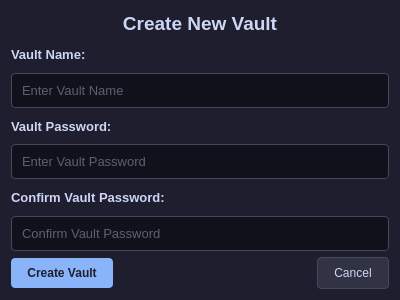
<?xml version="1.0" encoding="UTF-8"?>
<ui version="4.0">
 <class>Dialog</class>
 <widget class="QDialog" name="Dialog">
  <property name="geometry">
   <rect>
    <x>0</x>
    <y>0</y>
    <width>400</width>
    <height>300</height>
   </rect>
  </property>
  <property name="minimumSize">
   <size>
    <width>0</width>
    <height>284</height>
   </size>
  </property>
  <property name="maximumSize">
   <size>
    <width>400</width>
    <height>350</height>
   </size>
  </property>
  <property name="windowTitle">
   <string>Create New Vault</string>
  </property>
  <property name="windowIcon">
   <iconset>
    <normaloff>../../SiriusVault/src/ico/siriusvault.ico</normaloff>../../SiriusVault/src/ico/siriusvault.ico</iconset>
  </property>
  <property name="styleSheet">
   <string notr="true">QDialog {
    background-color: #1e1e2e;
    color: #cdd6f4;
    font-family: &quot;Segoe UI&quot;;
}</string>
  </property>
  <layout class="QVBoxLayout" name="verticalLayout">
   <item>
    <widget class="QLabel" name="label">
     <property name="styleSheet">
      <string notr="true">QLabel {
    color: #cdd6f4;
    font-size: 14pt;
    font-weight: bold;
}</string>
     </property>
     <property name="text">
      <string>Create New Vault</string>
     </property>
     <property name="alignment">
      <set>Qt::AlignCenter</set>
     </property>
    </widget>
   </item>
   <item>
    <widget class="QLabel" name="label_2">
     <property name="styleSheet">
      <string notr="true">QLabel {
    color: #cdd6f4;
    font-size: 10pt;
    font-weight: bold;
}</string>
     </property>
     <property name="text">
      <string>Vault Name:</string>
     </property>
    </widget>
   </item>
   <item>
    <widget class="QLineEdit" name="input_dialog_vname">
     <property name="styleSheet">
      <string notr="true">QLineEdit {
    background-color: #11111b;
    border: 1px solid #45475a;
    border-radius: 4px;
    color: #a6adc8;
    padding: 8px;
    font-size: 10pt;
}

QLineEdit:focus {
    border: 1px solid #89b4fa;
}</string>
     </property>
     <property name="placeholderText">
      <string>Enter Vault Name</string>
     </property>
    </widget>
   </item>
   <item>
    <widget class="QLabel" name="label_3">
     <property name="styleSheet">
      <string notr="true">QLabel {
    color: #cdd6f4;
    font-size: 10pt;
    font-weight: bold;
}</string>
     </property>
     <property name="text">
      <string>Vault Password:</string>
     </property>
    </widget>
   </item>
   <item>
    <widget class="QLineEdit" name="input_dialog_vpassword">
     <property name="styleSheet">
      <string notr="true">QLineEdit {
    background-color: #11111b;
    border: 1px solid #45475a;
    border-radius: 4px;
    color: #a6adc8;
    padding: 8px;
    font-size: 10pt;
}

QLineEdit:focus {
    border: 1px solid #89b4fa;
}</string>
     </property>
     <property name="echoMode">
      <enum>QLineEdit::Password</enum>
     </property>
     <property name="placeholderText">
      <string>Enter Vault Password</string>
     </property>
    </widget>
   </item>
   <item>
    <widget class="QLabel" name="label_4">
     <property name="styleSheet">
      <string notr="true">QLabel {
    color: #cdd6f4;
    font-size: 10pt;
    font-weight: bold;
}</string>
     </property>
     <property name="text">
      <string>Confirm Vault Password:</string>
     </property>
    </widget>
   </item>
   <item>
    <widget class="QLineEdit" name="input_dialog_vcpassword">
     <property name="styleSheet">
      <string notr="true">QLineEdit {
    background-color: #11111b;
    border: 1px solid #45475a;
    border-radius: 4px;
    color: #a6adc8;
    padding: 8px;
    font-size: 10pt;
}

QLineEdit:focus {
    border: 1px solid #89b4fa;
}</string>
     </property>
     <property name="echoMode">
      <enum>QLineEdit::Password</enum>
     </property>
     <property name="placeholderText">
      <string>Confirm Vault Password</string>
     </property>
    </widget>
   </item>
   <item>
    <layout class="QHBoxLayout" name="horizontalLayout">
     <item>
      <widget class="QPushButton" name="btn_dialog_vCreate_create">
       <property name="styleSheet">
        <string notr="true">QPushButton {
    background-color: #89b4fa;
    color: #1e1e2e;
    border: none;
    border-radius: 4px;
    padding: 8px 16px;
    font-weight: bold;
}

QPushButton:hover {
    background-color: #b4befe;
}

QPushButton:pressed {
    background-color: #74c7ec;
}</string>
       </property>
       <property name="text">
        <string>Create Vault</string>
       </property>
      </widget>
     </item>
     <item>
      <spacer name="horizontalSpacer">
       <property name="orientation">
        <enum>Qt::Horizontal</enum>
       </property>
       <property name="sizeHint" stdset="0">
        <size>
         <width>40</width>
         <height>20</height>
        </size>
       </property>
      </spacer>
     </item>
     <item>
      <widget class="QPushButton" name="btn_dialog_vCreate_cancel">
       <property name="styleSheet">
        <string notr="true">QPushButton {
    background-color: #313244;
    color: #cdd6f4;
    border: 1px solid #45475a;
    border-radius: 4px;
    padding: 8px 16px;
}

QPushButton:hover {
    background-color: #45475a;
    color: #ffffff;
}</string>
       </property>
       <property name="text">
        <string>Cancel</string>
       </property>
      </widget>
     </item>
    </layout>
   </item>
  </layout>
 </widget>
 <resources/>
 <connections/>
</ui>
